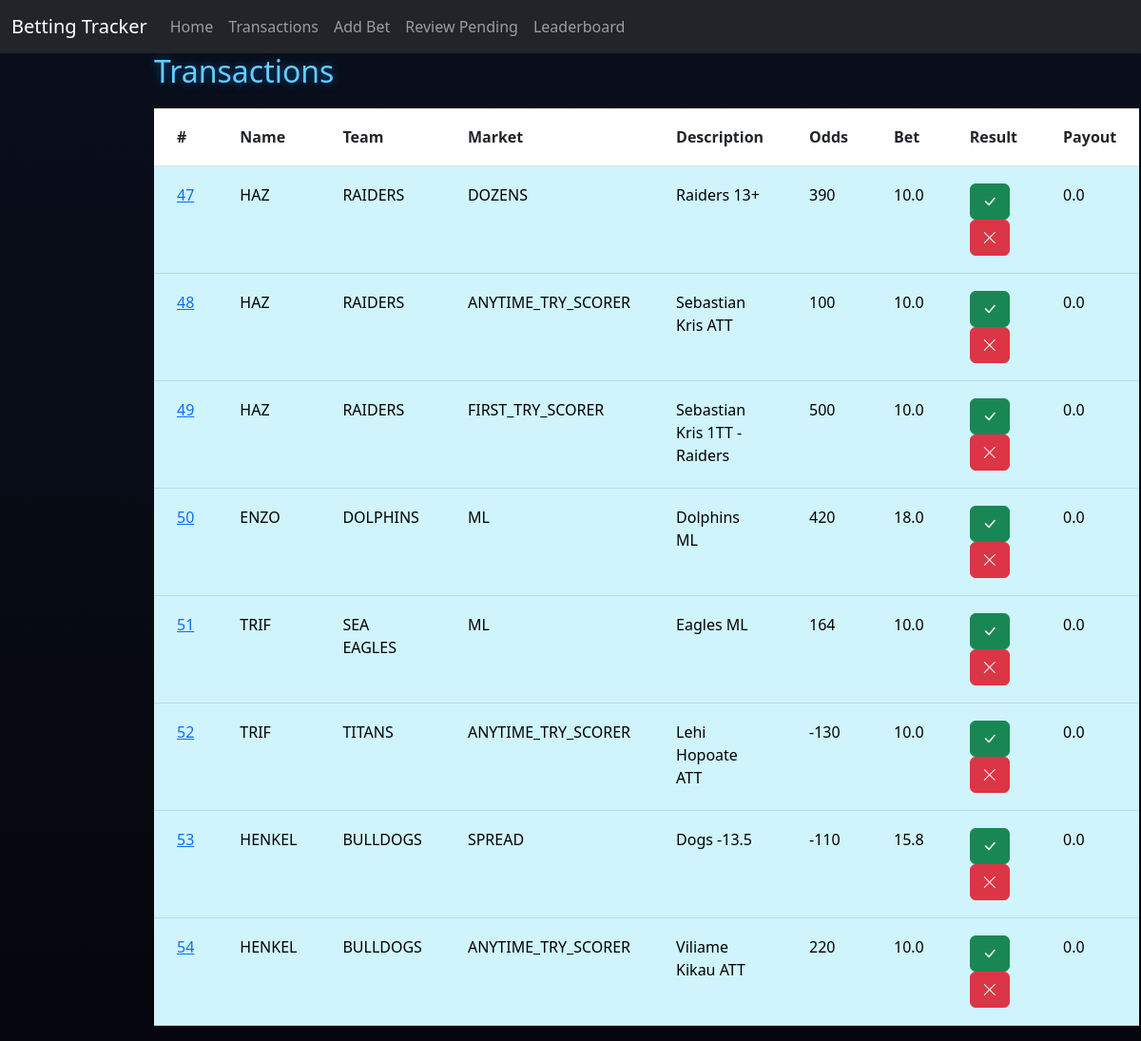
The page /review on the database as committed earlier.
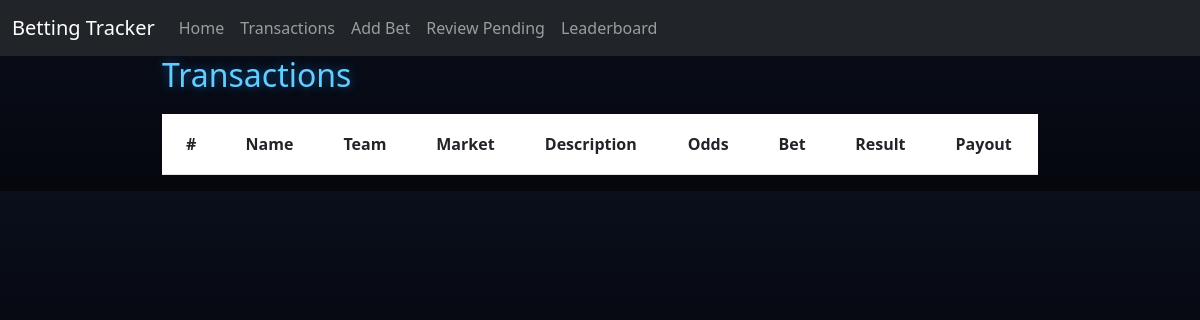
The same page on the database as committed later.
### tables this page shows
CREATE TABLE Transactions (
                            ID INTEGER PRIMARY KEY AUTOINCREMENT,
                            PlayerID INTEGER,
                            Team TEXT,
                            BetType TEXT,
                            Description TEXT,
                            Odds INTEGER,
                            AmountBet REAL,
                            Status TEXT,
                            AmountWon REAL,
                            FOREIGN KEY(PlayerID) REFERENCES Players(ID)
                        );

CREATE TABLE Players (
                        ID INTEGER PRIMARY KEY AUTOINCREMENT,
                        Name TEXT,
                        BetsPlaced INTEGER,
                        SuccessRate REAL,
                        Bank REAL
                    );

### app.py (the view, shortened to what this page needs)
@app.route("/review", methods=["GET", "POST"])
def review():
    db = get_db(DB)
    pending = db.execute("""
        SELECT Transactions.*, Players.Name
        FROM Transactions
        JOIN Players ON Players.ID = Transactions.PlayerID
        WHERE Status = 'Pending'
    """).fetchall()
    return render_template("review.html", transactions=pending)

### app.py (called while the page is built)
def get_db(DB):
    try:
        db = sqlite3.connect(DB)
        return db
    except sqlite3.Error as e:
        print(f"Error opening database: {e}")
        return None

### templates/review.html (shortened to what this page needs)
{% extends "base.html" %}
{% block content %}
<h2>Transactions</h2>
<table class="table transaction-table">
    <tr>
        <th>#</th>
        <th>Name</th>
        <th>Team</th>
        <th>Market</th>
        <th>Description</th>
        <th>Odds</th>
        <th>Bet</th>
        <th>Result</th>
        <th>Payout</th>
    </tr>
    {% for p in transactions %}
    <tr class="table-info">
        <td>
            <a href="{{ url_for('player', id=p[0]) }}">
                {{ p[0] }}
            </a>
        </td>
        <td>{{ p[9] }}</td>
        <td>{{ p[2] }}</td>
        <td>{{ p[3] }}</td>
        <td>{{ p[4] }}</td>
        <td>{{ p[5] }}</td>
        <td>{{ p[6] }}</td>
        <td>
            <form method="POST" action="{{ url_for('review') }}" style="display:inline;">
                <button class="btn btn-success">
                    <i class="bi bi-check-lg"></i>
                </button>
            </form>
            <form method="POST" action="{{ url_for('review') }}" style="display:inline;">
                <button class="btn btn-danger">
                    <i class="bi bi-x-lg"></i>
                </button>
            </form>
        </td>
        <td>{{ p[8] }}</td>
    </tr>
    {% endfor %}
</table>
{% endblock %}

Rows that differ between the two databases and show on the page:
no longer on this page (row edited): Transactions: ID "47", Name "HAZ", Team "RAIDERS", BetType "DOZENS", Description "Raiders 13+", Odds "390", AmountBet "10.0", AmountWon "0.0"
no longer on this page (row edited): Transactions: ID "48", Name "HAZ", Team "RAIDERS", BetType "ANYTIME_TRY_SCORER", Description "Sebastian Kris ATT", Odds "100", AmountBet "10.0", AmountWon "0.0"
no longer on this page (row edited): Transactions: ID "49", Name "HAZ", Team "RAIDERS", BetType "FIRST_TRY_SCORER", Description "Sebastian Kris 1TT - Raiders", Odds "500", AmountBet "10.0", AmountWon "0.0"
no longer on this page (row edited): Transactions: ID "50", Name "ENZO", Team "DOLPHINS", BetType "ML", Description "Dolphins ML", Odds "420", AmountBet "18.0", AmountWon "0.0"
no longer on this page (row edited): Transactions: ID "51", Name "TRIF", Team "SEA EAGLES", BetType "ML", Description "Eagles ML", Odds "164", AmountBet "10.0", AmountWon "0.0"
no longer on this page (row edited): Transactions: ID "52", Name "TRIF", Team "TITANS", BetType "ANYTIME_TRY_SCORER", Description "Lehi Hopoate ATT", Odds "-130", AmountBet "10.0", AmountWon "0.0"
no longer on this page (row edited): Transactions: ID "53", Name "HENKEL", Team "BULLDOGS", BetType "SPREAD", Description "Dogs -13.5", Odds "-110", AmountBet "15.8", AmountWon "0.0"
no longer on this page (row edited): Transactions: ID "54", Name "HENKEL", Team "BULLDOGS", BetType "ANYTIME_TRY_SCORER", Description "Viliame Kikau ATT", Odds "220", AmountBet "10.0", AmountWon "0.0"
